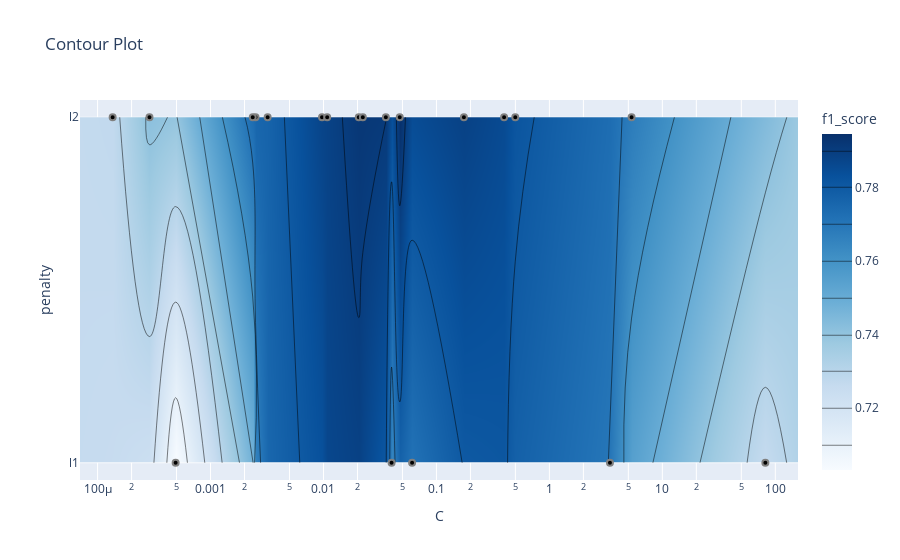

Here is the notebook cell this chart was saved with:
### Code cell
optuna.visualization.plot_contour(study_l12, params=["C", "penalty"], target_name="f1_score")

### Figure 1 — Plotly figure (JSON) as saved in the notebook; plotly's stock layout.template omitted (floating-point values rounded to 4 significant figures)
{"data": [{"colorbar": {"title": {"text": "f1_score"}}, "colorscale": [[0, "rgb(247,251,255)"], [0.125, "rgb(222,235,247)"], [0.25, "rgb(198,219,239)"], [0.375, "rgb(158,202,225)"], [0.5, "rgb(107,174,214)"], [0.625, "rgb(66,146,198)"], [0.75, "rgb(33,113,181)"], [0.875, "rgb(8,81,156)"], [1, "rgb(8,48,107)"]], "connectgaps": true, "contours": {"coloring": "heatmap"}, "hoverinfo": "none", "line": {"smoothing": 1.3}, "reversescale": false, "type": "contour", "x": [6.988e-05, 0.0001359, 0.0002881, 0.0004909, 0.002364, 0.002502, 0.003203, 0.009702, 0.01078, 0.02053, 0.02229, 0.03565, 0.04006, 0.04733, 0.06086, 0.175, 0.3971, 0.4987, 3.437, 5.339, 81.66, 158.8], "y": ["l1", "l2"], "z": [[null, null, null, 0.7032, null, null, null, null, null, null, null, null, 0.7648, null, 0.7714, null, null, null, 0.7699, null, 0.7261, null], [null, 0.7273, 0.7414, null, 0.7734, 0.7756, 0.7766, 0.7876, 0.7882, 0.792, 0.7918, 0.7911, null, 0.7945, null, 0.7885, 0.7854, 0.7817, null, 0.7676, null, null]]}, {"marker": {"color": "black", "line": {"color": "Grey", "width": 2}}, "mode": "markers", "showlegend": false, "type": "scatter", "x": [0.3971, 81.66, 0.02053, 0.175, 0.04733, 0.04006, 0.06086, 0.4987, 0.02229, 0.03565, 0.0001359, 0.002502, 0.003203, 5.339, 0.002364, 3.437, 0.009702, 0.0002881, 0.0004909, 0.01078], "y": ["l2", "l1", "l2", "l2", "l2", "l1", "l1", "l2", "l2", "l2", "l2", "l2", "l2", "l2", "l2", "l1", "l2", "l2", "l1", "l2"]}], "layout": {"title": {"text": "Contour Plot"}, "xaxis": {"range": [-4.156, 2.201], "title": {"text": "C"}, "type": "log"}, "yaxis": {"range": [-0.05, 1.05], "title": {"text": "penalty"}, "type": "category"}}}
